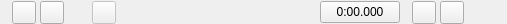
<?xml version="1.0" encoding="UTF-8"?>
<ui version="4.0">
 <class>TimeLineToolbar</class>
 <widget class="QWidget" name="TimeLineToolbar">
  <property name="geometry">
   <rect>
    <x>0</x>
    <y>0</y>
    <width>507</width>
    <height>24</height>
   </rect>
  </property>
  <property name="sizePolicy">
   <sizepolicy hsizetype="Expanding" vsizetype="Fixed">
    <horstretch>0</horstretch>
    <verstretch>0</verstretch>
   </sizepolicy>
  </property>
  <property name="minimumSize">
   <size>
    <width>0</width>
    <height>24</height>
   </size>
  </property>
  <property name="maximumSize">
   <size>
    <width>16777215</width>
    <height>24</height>
   </size>
  </property>
  <property name="windowTitle">
   <string/>
  </property>
  <property name="accessibleName">
   <string>TimeLineToolbar</string>
  </property>
  <widget class="QWidget" name="layoutWidget">
   <property name="geometry">
    <rect>
     <x>0</x>
     <y>0</y>
     <width>503</width>
     <height>25</height>
    </rect>
   </property>
   <layout class="QHBoxLayout" name="horizontalLayout">
    <property name="spacing">
     <number>4</number>
    </property>
    <item>
     <spacer name="horizontalSpacer">
      <property name="orientation">
       <enum>Qt::Horizontal</enum>
      </property>
      <property name="sizeType">
       <enum>QSizePolicy::Fixed</enum>
      </property>
      <property name="sizeHint" stdset="0">
       <size>
        <width>12</width>
        <height>20</height>
       </size>
      </property>
     </spacer>
    </item>
    <item>
     <widget class="QToolButton" name="addDataInputButton">
      <property name="text">
       <string/>
      </property>
      <property name="icon">
       <iconset resource="../../images.qrc">
        <normaloff>:/images/Objects-DataInput-Disabled.png</normaloff>:/images/Objects-DataInput-Disabled.png</iconset>
      </property>
      <property name="checkable">
       <bool>false</bool>
      </property>
     </widget>
    </item>
    <item>
     <widget class="QToolButton" name="addLayerButton">
      <property name="toolTip">
       <string>Add new Layer</string>
      </property>
      <property name="text">
       <string/>
      </property>
      <property name="icon">
       <iconset resource="../../images.qrc">
        <normaloff>:/images/Asset-Layer-Normal.png</normaloff>:/images/Asset-Layer-Normal.png</iconset>
      </property>
     </widget>
    </item>
    <item>
     <spacer name="horizontalSpacer_2">
      <property name="orientation">
       <enum>Qt::Horizontal</enum>
      </property>
      <property name="sizeType">
       <enum>QSizePolicy::Fixed</enum>
      </property>
      <property name="sizeHint" stdset="0">
       <size>
        <width>24</width>
        <height>20</height>
       </size>
      </property>
     </spacer>
    </item>
    <item>
     <widget class="QToolButton" name="deleteObject">
      <property name="enabled">
       <bool>false</bool>
      </property>
      <property name="toolTip">
       <string>Delete selected item</string>
      </property>
      <property name="text">
       <string/>
      </property>
      <property name="icon">
       <iconset resource="../../images.qrc">
        <normaloff>:/images/Action-Trash-Normal.png</normaloff>:/images/Action-Trash-Normal.png</iconset>
      </property>
     </widget>
    </item>
    <item>
     <spacer name="horizontalSpacer_3">
      <property name="orientation">
       <enum>Qt::Horizontal</enum>
      </property>
      <property name="sizeType">
       <enum>QSizePolicy::Fixed</enum>
      </property>
      <property name="sizeHint" stdset="0">
       <size>
        <width>200</width>
        <height>20</height>
       </size>
      </property>
     </spacer>
    </item>
    <item>
     <widget class="QPushButton" name="timeButton">
      <property name="sizePolicy">
       <sizepolicy hsizetype="Fixed" vsizetype="Fixed">
        <horstretch>0</horstretch>
        <verstretch>0</verstretch>
       </sizepolicy>
      </property>
      <property name="toolTip">
       <string>Playhead time</string>
      </property>
      <property name="text">
       <string>0:00.000</string>
      </property>
     </widget>
    </item>
    <item>
     <spacer name="horizontalSpacer_4">
      <property name="orientation">
       <enum>Qt::Horizontal</enum>
      </property>
      <property name="sizeType">
       <enum>QSizePolicy::Fixed</enum>
      </property>
      <property name="sizeHint" stdset="0">
       <size>
        <width>8</width>
        <height>20</height>
       </size>
      </property>
     </spacer>
    </item>
    <item>
     <widget class="QToolButton" name="rewindButton">
      <property name="toolTip">
       <string>Rewind</string>
      </property>
      <property name="text">
       <string/>
      </property>
      <property name="icon">
       <iconset resource="../../images.qrc">
        <normaloff>:/images/playback_tools_low-00.png</normaloff>:/images/playback_tools_low-00.png</iconset>
      </property>
     </widget>
    </item>
    <item>
     <widget class="QToolButton" name="playButton">
      <property name="toolTip">
       <string>Play</string>
      </property>
      <property name="text">
       <string/>
      </property>
      <property name="icon">
       <iconset resource="../../images.qrc">
        <normaloff>:/images/playback_tools_low-02.png</normaloff>:/images/playback_tools_low-02.png</iconset>
      </property>
      <property name="checkable">
       <bool>true</bool>
      </property>
     </widget>
    </item>
    <item>
     <spacer name="horizontalSpacer_5">
      <property name="orientation">
       <enum>Qt::Horizontal</enum>
      </property>
      <property name="sizeHint" stdset="0">
       <size>
        <width>40</width>
        <height>20</height>
       </size>
      </property>
     </spacer>
    </item>
   </layout>
  </widget>
 </widget>
 <resources>
  <include location="../../images.qrc"/>
 </resources>
 <connections/>
</ui>
